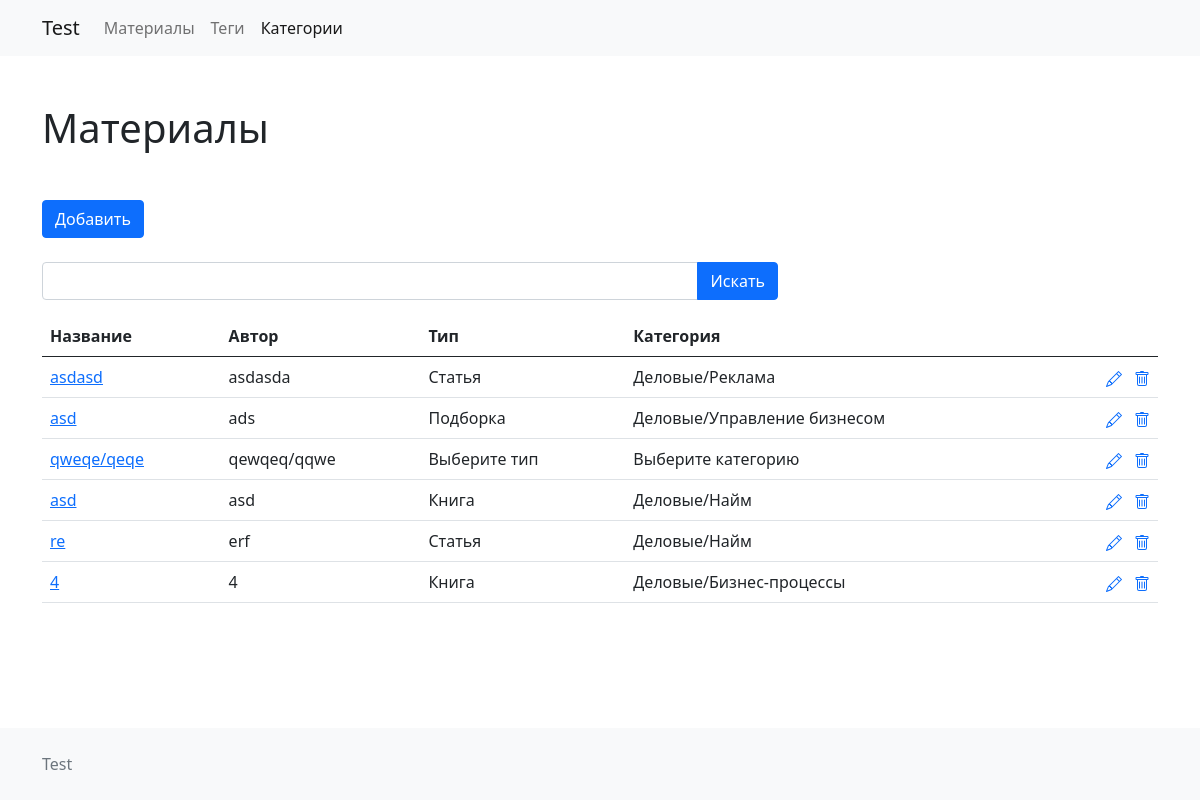
Page /pages/list-materials.php on the committed database.
### tables this page shows
CREATE TABLE `materials` (
  `id` int NOT NULL AUTO_INCREMENT,
  `name` varchar(200) NOT NULL,
  `author` varchar(200) NOT NULL,
  `type` varchar(45) NOT NULL,
  `category` varchar(200) NOT NULL,
  `description` text NOT NULL,
  `tag` varchar(100) DEFAULT NULL,
  `url_id` int DEFAULT NULL,
  PRIMARY KEY (`id`),
  UNIQUE KEY `id_UNIQUE` (`id`)
);

### connection/Connection.php (called while the page is built, shortened)
<?php
class Connection
{
    public $user = 'root';
    public $password = '';
    public $db = '';
    public function __construct()
    {
        $this->db = new PDO('mysql:host=localhost;dbname=test1', $this->user, $this->password);
    }
    public function getAllFromTable($tableName)
    {
        $sth = $this->db->query("SELECT  * FROM $tableName");
        return $items = $sth->fetchAll();
    }
}

### pages/list-materials.php (the view, shortened to what this page needs)
<?php
require_once('../connection/Connection.php')
?>
<!doctype html>
<html lang="ru">
<head>
    <link rel="stylesheet" href="../css/bootstrap.min.css">
    <link rel="stylesheet" href="../css/bootstrap-utilities.css">
    <link rel="stylesheet" href="../css/style.css">
</head>
<body>
<div class="main-wrapper">
    <div class="content">
        <div class="container">
            <h1 class="my-md-5 my-4">Материалы</h1>
            <a class="btn btn-primary mb-4" href="create-material.php" role="button">Добавить</a>
            <div class="row">
                <div class="col-md-8">
                    <form>
                        <div class="input-group mb-3">
                            <form action="" method="get" name = "find" >
                                <input  class="form-control" type = "text" name = "find" />
                                <button class="btn btn-primary"  type="submit" >Искать</button>
                            </form>
                        </div>
                    </form>
                </div>
            </div>
            <div class="table-responsive">
                <table class="table">
                    <thead>
                    <tr>
                        <th scope="col">Название</th>
                        <th scope="col">Автор</th>
                        <th scope="col">Тип</th>
                        <th scope="col">Категория</th>
                        <th scope="col"></th>
                    </tr>
                    </thead>
                    <tbody>
                    <?php
                    if (isset($_GET['find'])) {
                        $res=new Connection();
                        $items = $res->find();
                    }
                    else if (isset($_GET['tag'])) {
                        $res=new Connection();
                        $items = $res->search();
                    }
                    else {
                        $table = 'materials';
                        $res=new Connection();
                        $items = $res->getAllFromTable($table);
                    }
                    ?>
                    <?php
                    foreach ($items as $item):
                        ?>
                        <tr>
                            <td><a href="./view-material.php?id=<?= $item['id'] ?>"><?= $item['name'] ?></a></td>
                            <td><?= $item['author'] ?></td>
                            <td><?= $item['type'] ?></td>
                            <td><?= $item['category'] ?></td>
                            <td class="text-nowrap text-end">
                                <a href="./create-material.php" class="text-decoration-none me-2">
                                </a>
                                <a  href="delete.php?id=<?= $item['id'] ?>" class="delete_data" id="<?= $item['id'] ?>" onclick="destroy()">
                                </a>
                            </td>
                        </tr>
                    <?php endforeach; ?>
                    </tbody>
                </table>
            </div>
        </div>
    </div>
</div>
</body>
</html>

### css/style.css (style rules this page uses)
.main-wrapper { display: flex; flex-direction: column; min-height: 100vh; }
.content { flex: 1 0 auto; }
.footer { flex: 0 0 auto; }

### rows in the picture
materials: name "asdasd", author "asdasda", type "Статья", category "Деловые/Реклама"
materials: name "asd", author "ads", type "Подборка", category "Деловые/Управление бизнесом"
materials: name "qweqe/qeqe", author "qewqeq/qqwe", type "Выберите тип", category "Выберите категорию"
materials: name "asd", author "asd", type "Книга", category "Деловые/Найм"
materials: name "re", author "erf", type "Статья", category "Деловые/Найм"
materials: name "4", author "4", type "Книга", category "Деловые/Бизнес-процессы"
